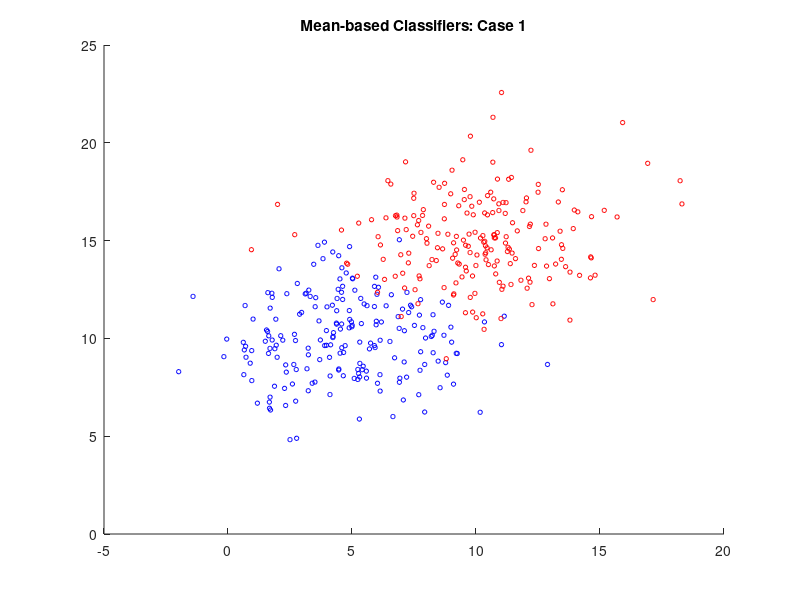

Write the MATLAB code that produced this figure. (Note: this script raises an error after producing the figure.)
clear all;
close all;

MU1 = [5 10];
SIGMA1 = [8 0; 0 4];
MU2 = [10 15];
SIGMA2 = [8 0; 0 4];
X1 = mvnrnd(MU1,SIGMA1,200);
X2 = mvnrnd(MU2,SIGMA2,200);

SIGMA1 = cov(X1);
SIGMA2 = cov(X2);

range1 = [-5:0.1:20]
range2 = [-5:0.1:20]

figure;
title('Mean-based Classifiers: Case 1');
hold on;

scatter(X1(:,1), X1(:,2), 10, 'b');
scatter(X2(:,1), X2(:,2), 10, 'r');

[a_vectors, a_values] = eigs(SIGMA1)
[b_vectors, b_values] = eigs(SIGMA2)

map_1 = MAP([MU1; MU2], range1, range2, cat(3,SIGMA1,SIGMA2), [0.5 0.5]);
contour(range1, range2, map_1', [1 1], 'b');
hold on;
micd_1 = MICD([MU1; MU2], range1, range2, cat(3,SIGMA1,SIGMA2));
contour(range1, range2, micd_1', [1 1], 'g');
hold on;
med_1 = MED([MU1; MU2], range1, range2);
contour(range1, range2, med_1', [1 1], 'r');
hold on;
legend('Class A', 'Class B', 'MAP', 'MICD', 'MED');
hold on;

a_theta = atan2(a_vectors(2,1), a_vectors(1,1));
plot_ellipse(MU1(1), MU1(2), a_theta, sqrt(a_values(1,1)), sqrt(a_values(2,2)));

b_theta = atan2(b_vectors(2,1), b_vectors(1,1));
plot_ellipse(MU2(1), MU2(2), b_theta, sqrt(b_values(1,1)),sqrt(b_values(2,2)));
